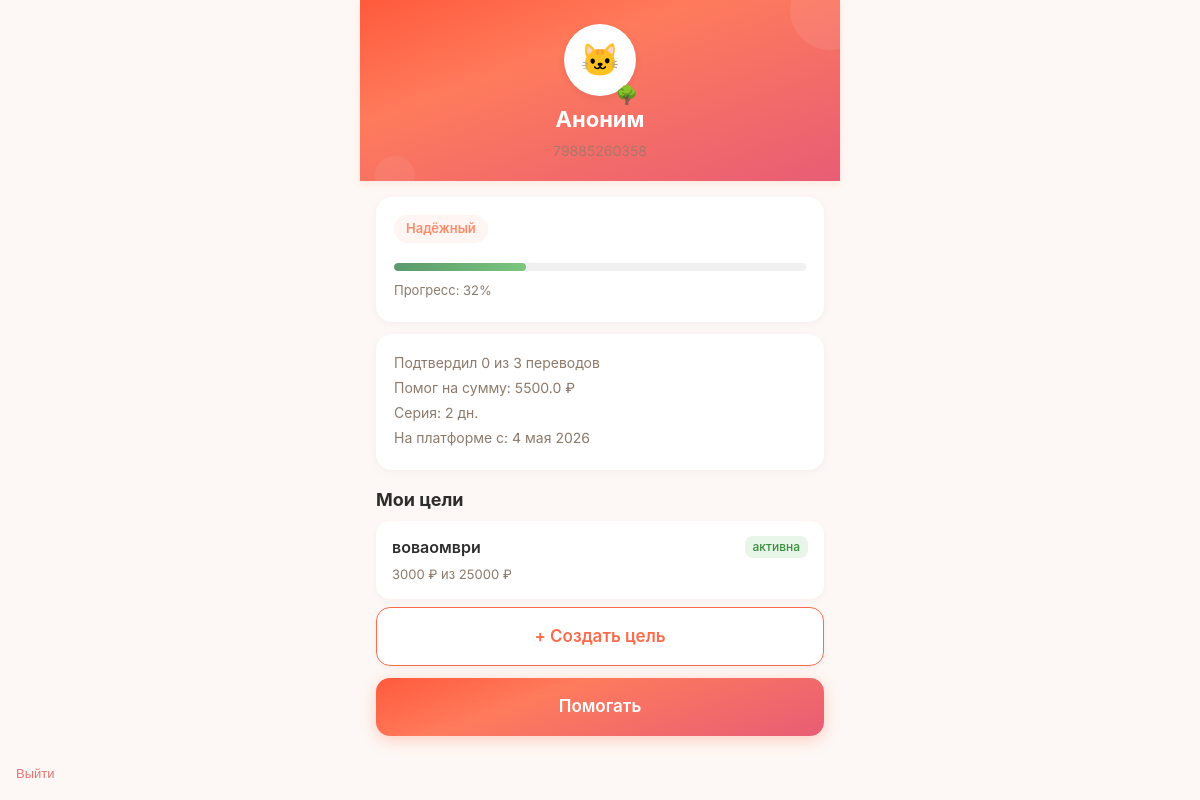
The page /profile (signed in) on the database as committed earlier.
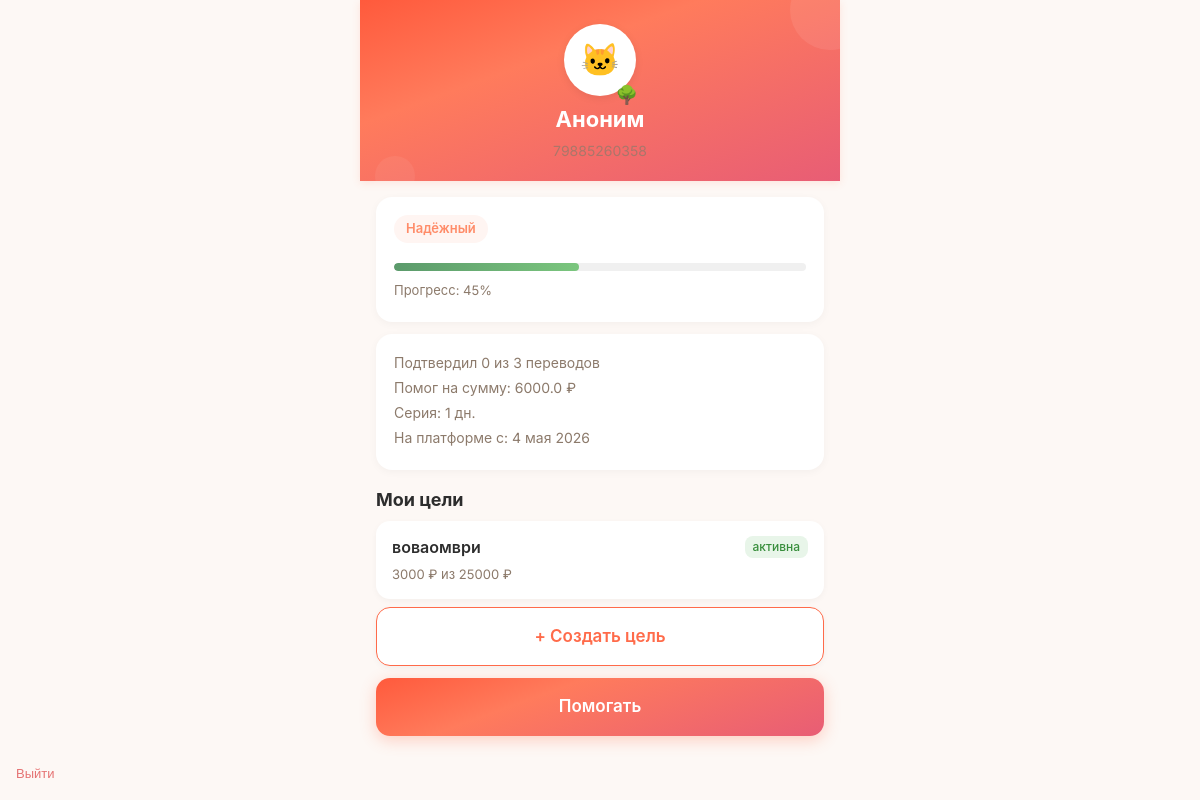
The same page on the database as committed later.
### tables this page shows
CREATE TABLE users (
            id INTEGER PRIMARY KEY AUTOINCREMENT,
            phone TEXT UNIQUE NOT NULL,
            password_hash TEXT NOT NULL,
            email TEXT NULL,
            name TEXT NULL,
            avatar_url TEXT NULL,
            max_id TEXT NULL,
            vk_id TEXT NULL,
            fcm_token TEXT NULL,
            onboarding_passed INTEGER DEFAULT 0,
            rating REAL DEFAULT 0.0,
            rating_level TEXT DEFAULT 'novice',
            confirmations_total INTEGER DEFAULT 0,
            confirmations_approved INTEGER DEFAULT 0,
            confirmations_ignored INTEGER DEFAULT 0,
            donation_streak INTEGER DEFAULT 0,
            goals_helped_close INTEGER DEFAULT 0,
            total_helped_amount REAL DEFAULT 0.00,
            priority_days INTEGER DEFAULT 0,
            circles_of_care INTEGER DEFAULT 0,
            interest_weights TEXT DEFAULT NULL,
            eternal_donation_config TEXT DEFAULT NULL,
            yellow_card_until TEXT NULL,
            is_banned INTEGER DEFAULT 0,
            created_at TEXT DEFAULT (datetime('now'))
        , xp INTEGER DEFAULT 0, xp_level TEXT DEFAULT 'novice', streak_days INTEGER DEFAULT 0, last_action_date TEXT, ip_registered TEXT, author_badge TEXT);

### main.py (the view, shortened to what this page needs)
@app.route('/profile')
@login_required
def profile():
    user = get_current_user()
    db = get_db()
    goals = db.execute("SELECT * FROM goals WHERE user_id = ? ORDER BY created_at DESC", (user['id'],)).fetchall()
    total = db.execute("SELECT COUNT(*) FROM donations WHERE goal_id IN (SELECT id FROM goals WHERE user_id = ?) AND donor_id IS NOT NULL", (user['id'],)).fetchone()[0]
    approved = user['confirmations_approved'] or 0
    ignored = db.execute(
        "SELECT d.amount_reported, d.donor_confirmed_at, u.phone as donor_phone FROM donations d LEFT JOIN users u ON d.donor_id = u.id WHERE d.goal_id IN (SELECT id FROM goals WHERE user_id = ?) AND d.status = 'donor_confirmed' AND datetime(d.donor_confirmed_at) <= datetime('now', '-24 hours') ORDER BY d.donor_confirmed_at DESC LIMIT 10",
        (user['id'],)
    ).fetchall()
    months = ['января','февраля','марта','апреля','мая','июня','июля','августа','сентября','октября','ноября','декабря']
    ignored_list = []
    db.close()
    return render_template('profile.html', user=user, goals=goals, confirmations_total=total, confirmations_approved=approved, ignored_donations=ignored_list)

### main.py (called while the page is built)
def get_current_user():
    if 'user_id' in session:
        db = get_db()
        try:
            user = db.execute("SELECT * FROM users WHERE id = ?", (session['user_id'],)).fetchone()
            return user
        except:
            return None
        finally:
            db.close()
    return None

def login_required(f):
    @wraps(f)
    def wrap(*args, **kwargs):
        if 'user_id' not in session:
            flash('Сначала войдите в аккаунт.', 'warning')
            return redirect(url_for('login'))
        return f(*args, **kwargs)
    return wrap

def get_level_progress(user):
    xp = user['xp'] or 0
    current, next_lvl = 0, 30
    for threshold, _, _ in LEVELS:
        if xp >= threshold:
            current = threshold
        else:
            next_lvl = threshold
            break
    return int((xp - current) / (next_lvl - current) * 100) if next_lvl > current else 100

### models.py (called while the page is built)
def get_db():
    conn = sqlite3.connect(DATABASE, timeout=10)
    conn.row_factory = sqlite3.Row
    conn.execute("PRAGMA journal_mode=WAL")
    conn.execute("PRAGMA synchronous=NORMAL")
    conn.execute("PRAGMA busy_timeout=5000")
    conn.execute("PRAGMA foreign_keys = ON")
    return conn

### templates/profile.html (shortened to what this page needs)
<!DOCTYPE html>
<html lang="ru">
<head>
    <link rel="stylesheet" href="/static/style.css?v=2">
</head>
<body>
    <div class="container">
        <div class="profile-header">
            <div style="position:relative; display:inline-block;">
            <div class="avatar">🐱</div>
            <span style="position:absolute; bottom:-2px; right:-2px; font-size:18px;">
                {% if user.xp_level == 'novice' %}🌱
                {% elif user.xp_level == 'member' %}🌿
                {% elif user.xp_level == 'reliable' %}🌳
                {% elif user.xp_level == 'pillar' %}💎
                {% elif user.xp_level == 'hero' %}⭐
                {% elif user.xp_level == 'legend' %}👑
                {% else %}🌱{% endif %}
            </span>
        </div>
            <h1>{{ user.name or 'Аноним' }}</h1>
            <p class="phone">{{ user.phone }}</p>
        </div>
        <div class="card">
            <span class="level-badge">{% if user.xp_level == 'novice' %}Новичок{% elif user.xp_level == 'member' %}Участник{% elif user.xp_level == 'reliable' %}Надёжный{% elif user.xp_level == 'pillar' %}Опора{% elif user.xp_level == 'hero' %}Герой{% elif user.xp_level == 'legend' %}Легенда{% else %}Новичок{% endif %}</span>
            {% set pct = get_level_progress(user) %}
            <div class="progress-bar">
                <div class="progress-fill" style="width: {{ pct }}%;"></div>
            </div>
            <p style="font-size:13px;color:#8C7A6B;">Прогресс: {{ pct }}%</p>
        </div>
        <div class="card">
            {% if confirmations_total > 0 %}
            <p>Подтвердил {{ confirmations_approved }} из {{ confirmations_total }} переводов</p>
            {% endif %}
            <p>Помог на сумму: {{ user.total_helped_amount or 0 }} ₽</p>
            <p>Серия: {{ user.streak_days or 0 }} дн.</p>
            <p>На платформе с: {% set m = user.created_at[5:7] %}{{ user.created_at[8:10]|int }} {% if m == '01' %}января{% elif m == '02' %}февраля{% elif m == '03' %}марта{% elif m == '04' %}апреля{% elif m == '05' %}мая{% elif m == '06' %}июня{% elif m == '07' %}июля{% elif m == '08' %}августа{% elif m == '09' %}сентября{% elif m == '10' %}октября{% elif m == '11' %}ноября{% elif m == '12' %}декабря{% endif %} {{ user.created_at[:4] }}</p>
        </div>
        <h3 style="margin: 16px 16px 8px; font-size:18px; font-weight:700;">Мои цели</h3>
        {% if goals %}
            {% for goal in goals %}
            <a class="goal-item" href="/goal/{{ goal.id }}">
                <div class="top">
                    <span class="title">{{ goal.title }}</span>
                    <span class="status status-{{ goal.status }}">{% if goal.status == 'active' %}активна{% elif goal.status == 'completed' %}завершена{% elif goal.status == 'frozen' %}заморожена{% else %}{{ goal.status }}{% endif %}</span>
                </div>
                <div style="font-size:13px;color:#8C7A6B;">
                    {{ "%.0f"|format(goal.amount_collected) }} ₽ из {{ "%.0f"|format(goal.amount_goal) }} ₽
                </div>
            </a>
            {% endfor %}
        {% else %}
            <p style="color:#8C7A6B; margin: 8px 16px;">У вас пока нет целей. Создать</p>
        {% endif %}
        <a href="/goals/choose" class="fab" style="background:white; color:#FF6B4A; border:1px solid #FF6B4A; box-shadow: 0 2px 6px rgba(0,0,0,0.04);">+ Создать цель</a>
        <a href="/goals" class="fab" style="margin-top:12px;">Помогать</a>
        <form method="POST" action="/logout" style="position:fixed; bottom:16px; left:16px;"><button type="submit" style="background:none;border:none;color:#E57373;font-size:13px;cursor:pointer;font-family:Inter,sans-serif;padding:0;">Выйти</button></form>
    </div>
</body>
</html>

Rows that differ between the two databases and show on the page:
changed users: total_helped_amount "5500.0" → "6000.0"; streak_days "2" → "1"
Other text that changed with them:
{{ pct }}: 32 → 45 (drawn)
{{ pct }}: "32" → "45"
